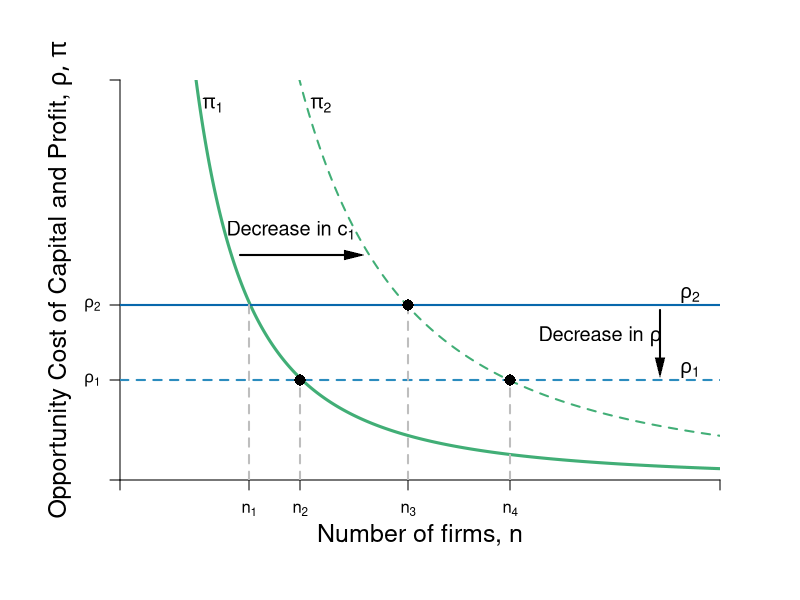

Here is the R script that generated this plot:
require(shape)
pdf(file = "competitionmarkets/profit_rate_n.pdf", width = 9, height = 7)

#Set parameters for graphics
axislabelsize <- 1.5
labelsize <- 1.2
graphlinewidth <- 3
segmentlinewidth <- 2

COL <- c("#7fc97f", "#beaed4", "#fdc086", "#ffff99", "#386cb0", "#f0027f", "#bf5b17", "#666666")
COLA <- c("#e0f3db", "#99d8c9","#66c2a4","#41ae76", "#238b45", "#005824")
COLB <- c("#c6dbef", "#4eb3d3", "#2b8cbe", "#0868ac","#084081")
COLC <- c("#fcfbfd", "#efedf5", "#dadaeb", "#bcbddc", "#9e9ac8", "#807dba", "#6a51a3", "#54278f", "#3f007d")

par(mar =  c(6, 6, 4, 4))

Profit <- function(n, pmax = 20, c1 = 10, s = 0.5) {
  (pmax - c1)^2 / (((n + 1)^2)*s)
}

mrsA <- function(x, rmax = 20, xmax = 10) {
  rmax - (rmax/xmax)*x
}

uA <- function(x, y, rmax = 20, xmax = 10) {
  y + rmax*x - (1/2)(rmax/xmax)*x^2
}

totaln <- function(pi, pmax = 20, c1 = 10, s = 0.5){
  (pmax - c1)/(sqrt(pi*s)) - 1
}

Supply <- function(x, c1 = 0, c2 = 0.05){
  c1 + 2*c2*x
}

xlims <- c(0, 20)
ylims <- c(0, 16)

npts <- 501 
x <- seq(xlims[1], xlims[2], length.out = npts)
y <- seq(ylims[1], ylims[2], length.out = npts) 
a <- c(46.08, 55, 64)
b <- c(46.08, 55, 64)

plot(0, 0, xlim = xlims, ylim = ylims, type = "n",
     xlab = expression(paste("")),
     ylab = expression(paste("")), 
     xaxt = "n", 
     yaxt = "n", 
     cex.lab = axislabelsize, 
     bty = "n",
     xaxs="i", 
     yaxs="i")

# ticksy <- seq(from = 0, to = ylims[2], by = 2)
# ylabels <- seq(from = 0, to = ylims[2], by = 2)
# ticksx <- seq(from = 0, to = xlims[2], by = 2)
# xlabels <- seq(from = 0, to = xlims[2], by = 2)
ticksy <- c(0, 4, 7, ylims[2])
ylabels <- c(NA, expression(paste(rho[1])), expression(paste(rho[2])), NA)
ticksx <- c(0, 4.3, 6, 9.6, 13, xlims[2])
xlabels <- c(NA, expression(paste(n[1])), expression(paste(n[2])), expression(paste(n[3])), expression(paste(n[4])), NA)

axis(1, at = ticksx, pos = 0, labels = xlabels)
axis(2, at = ticksy, pos = 0, labels = ylabels, las = 1)

npts <- 500 
xx1 <- seq(xlims[1], xlims[2], length.out = npts)

#Lines for mrs graph
lines(xx1, Profit(xx1, c1 = 10), col = COLA[4], lwd = graphlinewidth)
lines(xx1, Profit(xx1, c1 = 0.25), col = COLA[4], lty = 2, lwd = segmentlinewidth)

#Label axes
mtext(expression(paste("Number of firms, ", n)), side=1, line = 2.5, cex = axislabelsize)
text(-2, 0.5*ylims[2], expression(paste("Opportunity Cost of Capital and Profit, ", list(rho, pi) )), xpd = TRUE, cex = axislabelsize, srt = 90) 


Arrows(18, 6.8, 18, 4.5, col = "black", lty = 1, code = 2, lwd = 2, arr.type = "triangle", arr.lwd = 0.5)
text(16, 5.75, expression(paste("Decrease in ", rho)), cex = labelsize)


text(19, 7.4, expression(paste(rho[2])), cex = labelsize)
text(19, 4.4, expression(paste(rho[1])), cex = labelsize)

Arrows(4, 9, 7.8, 9, col = "black", lty = 1, code = 2, lwd = 2, arr.type = "triangle", arr.lwd = 0.5)
text(5.7, 10, expression(paste("Decrease in ", c[1])), cex = labelsize)

text(3.1, 15, expression(paste(pi[1])), cex = labelsize)
text(6.7, 15, expression(paste(pi[2])), cex = labelsize)


segments(0, 7, xlims[2], 7, lty = 1, col = COLB[4] , lwd = segmentlinewidth)
segments(0, 4, xlims[2], 4, lty = 2, col = COLB[3], lwd = segmentlinewidth)
segments(4.3, 0, 4.3, 7, lty = 2, col = "gray", lwd = segmentlinewidth)

 
# text(80, 12.5, expression(paste("Excess Supply at ", p^H)), cex = labelsize)
# 
# Arrows(62, 5.5, 82, 5.5, col = "black", lty = 1, code = 3, lwd = 2, arr.type = "triangle", arr.lwd = 0.5)
# text(72, 4.75, expression(paste("Excess")), cex = labelsize)
# text(72, 3.75, expression(paste("Demand")), cex = labelsize)
# text(72, 2.75, expression(paste("at ", p^L)), cex = labelsize)
segments(6, 0, 6, 4, lty = 2, col = "gray" , lwd = segmentlinewidth)
points(6, 4, pch = 16, col = "black", cex = 1.5)


segments(9.6, 0, 9.6, 7, lty = 2, col = "gray" , lwd = segmentlinewidth)
points(9.6, 7, pch = 16, col = "black", cex = 1.5)

segments(13, 0, 13, 4, lty = 2, col = "gray" , lwd = segmentlinewidth)
points(13, 4, pch = 16, col = "black", cex = 1.5)


#Label Demand
text(118, 3, expression(paste("Opportunity cost'")), cex = labelsize)
text(118, 2, expression(paste("of capital")), cex = labelsize)

dev.off()
